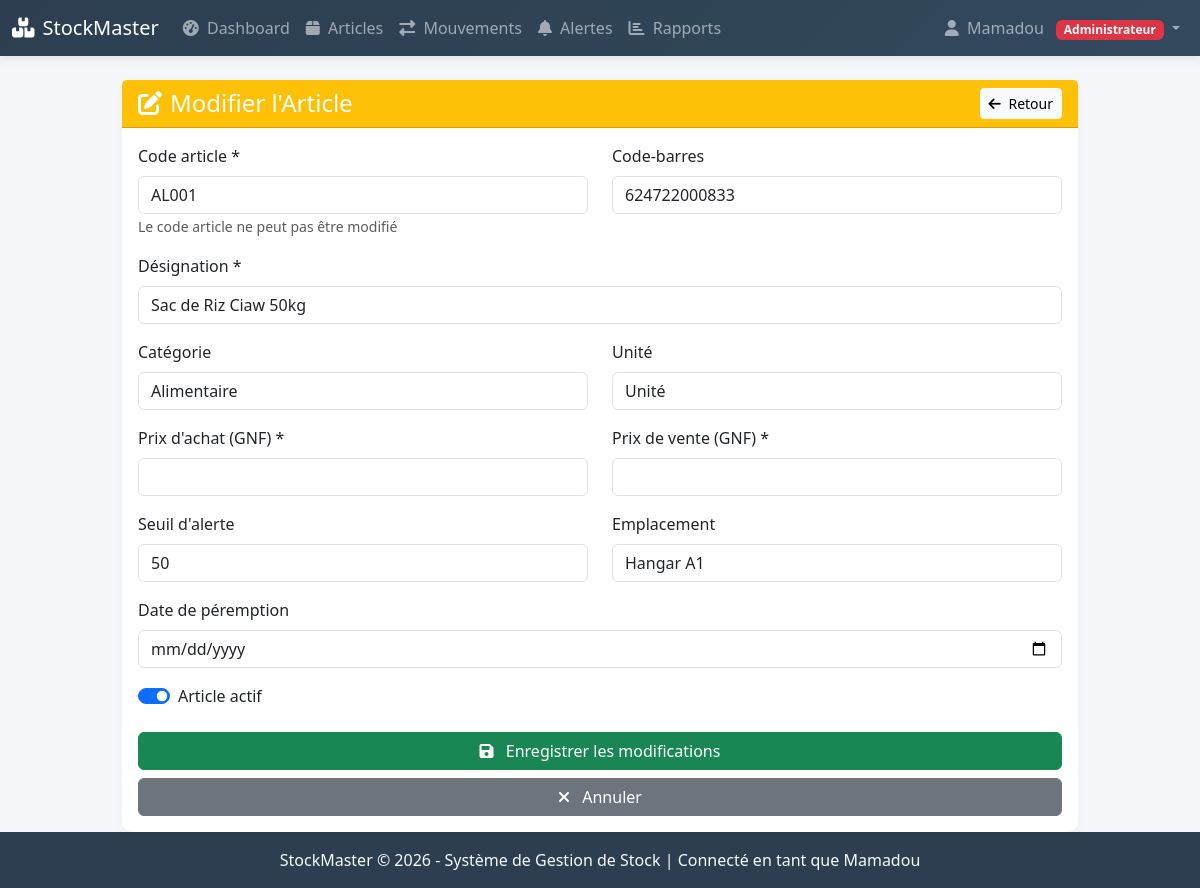
The page /articles/modifier/1/ (signed in) on the database its author committed.
### gestion_stock/models.py (models this page shows, shortened)
class ProfilUtilisateur(models.Model):
    ROLE_CHOICES = [
        ('admin', 'Administrateur'),
        ('gestionnaire', 'Gestionnaire'),
        ('vendeur', 'Vendeur'),
    ]
    user = models.OneToOneField(User, on_delete=models.CASCADE)
    role = models.CharField(max_length=20, choices=ROLE_CHOICES, default='vendeur')
    nom_complet = models.CharField(max_length=100)
    telephone = models.CharField(max_length=20, blank=True)
    date_embauche = models.DateField(auto_now_add=True)
    actif = models.BooleanField(default=True)

class Article(models.Model):
    UNITE_CHOICES = [
        ('unite', 'Unité'),
        ('kg', 'Kilogramme'),
        ('litre', 'Litre'),
        ('paquet', 'Paquet'),
        ('carton', 'Carton'),
    ]
    code_article = models.CharField(max_length=50, unique=True, verbose_name="Code article")
    code_barre = models.CharField(max_length=100, blank=True, unique=True, verbose_name="Code-barres")
    designation = models.CharField(max_length=200)
    categorie = models.ForeignKey(Categorie, on_delete=models.SET_NULL, null=True)
    fournisseur = models.ForeignKey(Fournisseur, on_delete=models.SET_NULL, null=True, blank=True)
    prix_achat = models.DecimalField(max_digits=10, decimal_places=2)
    prix_vente = models.DecimalField(max_digits=10, decimal_places=2)
    seuil_alerte = models.IntegerField(default=10)
    unite = models.CharField(max_length=20, choices=UNITE_CHOICES, default='unite')
    emplacement = models.CharField(max_length=50, blank=True, help_text="Rayon/Étagère")
    date_peremption = models.DateField(null=True, blank=True, verbose_name="Date de péremption")
    actif = models.BooleanField(default=True)
    date_creation = models.DateTimeField(auto_now_add=True)
    date_modification = models.DateTimeField(auto_now=True)
    class Meta:
        verbose_name = "Article"
        verbose_name_plural = "Articles"

class Categorie(models.Model):
    nom = models.CharField(max_length=50, unique=True)
    description = models.TextField(blank=True)
    class Meta:
        verbose_name = "Catégorie"
        verbose_name_plural = "Catégories"

### gestion_stock/views.py (the view)
# urls.py: path('articles/modifier/<int:pk>/', login_required(gestionnaire_required(views.modifier_article)), name='modifier_article'),
@login_required
@gestionnaire_required
def modifier_article(request, pk):
    article = get_object_or_404(Article, pk=pk)
    if request.method == 'POST':
        form = ArticleForm(request.POST, instance=article)
        if form.is_valid():
            form.save()
            messages.success(request, 'Article modifié avec succès!')
            return redirect('detail_article', pk=article.pk)
    else:
        form = ArticleForm(instance=article)
    from .models import Categorie
    context = {
        'form': form,
        'article': article,
        'categories': Categorie.objects.all(),
        'unite_choices': Article.UNITE_CHOICES,
    }
    return render(request, 'gestion_stock/articles/modifier.html', context)

### gestion_stock/context_processors.py (called while the page is built)
def notification_context(request):
    context = {}
    if request.user.is_authenticated:
        try:
            alertes_non_lues = Alerte.objects.filter(lu=False).count()
            context['alertes_non_lues'] = alertes_non_lues
            if hasattr(request.user, 'profilutilisateur'):
                context['user_role'] = request.user.profilutilisateur.role
                context['user_profile'] = request.user.profilutilisateur
        except:
            pass
    return context

### gestion_stock/templates/gestion_stock/articles/modifier.html (shortened to what this page needs)
{% extends 'base.html' %}
{% block content %}
<div class="container-fluid mt-4">
    <div class="row justify-content-center">
        <div class="col-lg-10">
            <div class="card">
                <div class="card-header bg-warning text-white">
                    <div class="d-flex justify-content-between align-items-center">
                        <h4 class="mb-0">
                            <i class="fas fa-edit me-2"></i>Modifier l'Article
                        </h4>
                        <a href="{% url 'detail_article' article.pk %}" class="btn btn-light btn-sm">
                            <i class="fas fa-arrow-left me-1"></i> Retour
                        </a>
                    </div>
                </div>
                <div class="card-body">
                    <form method="post">
                        <div class="row">
                            <div class="col-md-6 mb-3">
                                <label class="form-label">Code article *</label>
                                <input type="text" name="code_article" class="form-control"
                                       value="{{ article.code_article }}" required readonly>
                                <small class="text-muted">Le code article ne peut pas être modifié</small>
                            </div>
                            <div class="col-md-6 mb-3">
                                <label class="form-label">Code-barres</label>
                                <input type="text" name="code_barre" class="form-control"
                                       value="{{ article.code_barre|default:'' }}">
                            </div>
                        </div>
                        <div class="mb-3">
                            <label class="form-label">Désignation *</label>
                            <input type="text" name="designation" class="form-control"
                                   value="{{ article.designation }}" required>
                        </div>
                        <div class="row">
                            <div class="col-md-6 mb-3">
                                <label class="form-label">Catégorie</label>
                                <select name="categorie" class="form-control">
                                    {% for cat in categories %}
                                    <option value="{{ cat.id }}"
                                            {% if article.categorie.id == cat.id %}selected{% endif %}>
                                        {{ cat.nom }}
                                    </option>
                                    {% endfor %}
                                </select>
                            </div>
                            <div class="col-md-6 mb-3">
                                <label class="form-label">Unité</label>
                                <select name="unite" class="form-control">
                                    {% for key, value in unite_choices %}
                                    <option value="{{ key }}"
                                            {% if article.unite == key %}selected{% endif %}>
                                        {{ value }}
                                    </option>
                                    {% endfor %}
                                </select>
                            </div>
                        </div>
                        <div class="row">
                            <div class="col-md-6 mb-3">
                                <label class="form-label">Prix d'achat (GNF) *</label>
                                <input type="number" name="prix_achat" class="form-control"
                                       step="0.01" min="0" value="{{ article.prix_achat }}" required>
                            </div>
                            <div class="col-md-6 mb-3">
                                <label class="form-label">Prix de vente (GNF) *</label>
                                <input type="number" name="prix_vente" class="form-control"
                                       step="0.01" min="0" value="{{ article.prix_vente }}" required>
                            </div>
                        </div>
                        <div class="row">
                            <div class="col-md-6 mb-3">
                                <label class="form-label">Seuil d'alerte</label>
                                <input type="number" name="seuil_alerte" class="form-control"
                                       min="0" value="{{ article.seuil_alerte }}">
                            </div>
                            <div class="col-md-6 mb-3">
                                <label class="form-label">Emplacement</label>
                                <input type="text" name="emplacement" class="form-control"
                                       value="{{ article.emplacement|default:'' }}">
                            </div>
                        </div>
                        <div class="mb-3">
                            <label class="form-label">Date de péremption</label>
                            <input type="date" name="date_peremption" class="form-control"
                                   value="{{ article.date_peremption|date:'Y-m-d'|default:'' }}">
                        </div>
                        <div class="mb-4">
                            <div class="form-check form-switch">
                                <input type="checkbox" name="actif" class="form-check-input" id="actif"
                                       {% if article.actif %}checked{% endif %}>
                                <label class="form-check-label" for="actif">Article actif</label>
                            </div>
                        </div>
                        <div class="d-grid gap-2">
                            <button type="submit" class="btn btn-success">
                                <i class="fas fa-save me-2"></i> Enregistrer les modifications
                            </button>
                            <a href="{% url 'detail_article' article.pk %}" class="btn btn-secondary">
                                <i class="fas fa-times me-2"></i> Annuler
                            </a>
                        </div>
                    </form>
                </div>
            </div>
        </div>
    </div>
</div>
{% endblock %}

### gestion_stock/templates/base.html (shortened to what this page needs)
<!DOCTYPE html>
<html lang="fr">
<head>
    <link href="https://cdn.jsdelivr.net/npm/bootstrap@5.3.0/dist/css/bootstrap.min.css" rel="stylesheet">
    <link rel="stylesheet" href="https://cdnjs.cloudflare.com/ajax/libs/font-awesome/6.4.0/css/all.min.css">
</head>
<body class="d-flex flex-column min-vh-100">
    {% if user.is_authenticated %}
    <nav class="navbar navbar-expand-lg navbar-dark">
        <div class="container-fluid">
            <a class="navbar-brand" href="{% url 'dashboard' %}">
                <i class="fas fa-boxes me-2"></i>StockMaster
            </a>
            <div class="collapse navbar-collapse" id="navbarNav">
                <ul class="navbar-nav me-auto">
                    <li class="nav-item">
                        <a class="nav-link" href="{% url 'dashboard' %}">
                            <i class="fas fa-tachometer-alt me-1"></i> Dashboard
                        </a>
                    </li>
                    <li class="nav-item">
                        <a class="nav-link" href="{% url 'liste_articles' %}">
                            <i class="fas fa-box me-1"></i> Articles
                        </a>
                    </li>
                    {% if user.profilutilisateur.role in 'admin,gestionnaire' %}
                    <li class="nav-item">
                        <a class="nav-link" href="{% url 'mouvement_stock' %}">
                            <i class="fas fa-exchange-alt me-1"></i> Mouvements
                        </a>
                    </li>
                    {% endif %}
                    <li class="nav-item">
                        <a class="nav-link" href="{% url 'alertes' %}">
                            <i class="fas fa-bell me-1"></i> Alertes
                        </a>
                    </li>
                    <li class="nav-item">
                        <a class="nav-link" href="{% url 'reporting' %}">
                            <i class="fas fa-chart-bar me-1"></i> Rapports
                        </a>
                    </li>
                </ul>
                <ul class="navbar-nav ms-auto">
                    <li class="nav-item dropdown">
                        <a class="nav-link dropdown-toggle" href="#" id="userDropdown" role="button" data-bs-toggle="dropdown">
                            <i class="fas fa-user me-1"></i>
                            {% if user.profilutilisateur.nom_complet %}
                                {{ user.profilutilisateur.nom_complet }}
                            {% else %}
                                {{ user.username }}
                            {% endif %}
                            <span class="badge ms-2
                                {% if user.profilutilisateur.role == 'admin' %}bg-danger
                                {% elif user.profilutilisateur.role == 'gestionnaire' %}bg-warning
                                {% else %}bg-success{% endif %}">
                                {{ user.profilutilisateur.get_role_display }}
                            </span>
                        </a>
                    </li>
                </ul>
            </div>
        </div>
    </nav>
    {% endif %}
    <main class="flex-grow-1">
        <div class="container-fluid mt-3">
            {% block content %}
            {% endblock %}
        </div>
    </main>
    <footer class="footer mt-auto py-3">
        <div class="container text-center">
            <span class="text-light">
                StockMaster © 2026 - Système de Gestion de Stock
                {% if user.is_authenticated %}
                | Connecté en tant que {{ user.profilutilisateur.nom_complet }}
                {% endif %}
            </span>
        </div>
    </footer>
</body>
</html>

### gestion_stock/templates/base.html (style rules this page uses)
:root { --primary-color: #2c3e50; --secondary-color: #3498db; --success-color: #27ae60; --danger-color: #e74c3c; --warning-color: #f39c12; --light-bg: #f8f9fa; }
body { font-family: 'Segoe UI', Tahoma, Geneva, Verdana, sans-serif; background-color: #f5f7fa; min-height: 100vh; }
.navbar { background: linear-gradient(135deg, var(--primary-color) 0%, #34495e 100%); box-shadow: 0 2px 10px rgba(0,0,0,0.1); }
.footer { background-color: var(--primary-color); color: white; margin-top: auto; }
.card { border: none; border-radius: 10px; box-shadow: 0 2px 10px rgba(0,0,0,0.05); transition: transform 0.3s; }

### rows shown on the page
Article: code_article "AL001", code_barre "624722000833", designation "Sac de Riz Ciaw 50kg", categorie "Alimentaire", seuil_alerte "50", emplacement "Hangar A1", actif "☑"

### other values the page prints
{{ user.profilutilisateur.nom_complet }} "Mamadou"
{{ user.profilutilisateur.get_role_display }} "Administrateur"
form field unite "Unité"
